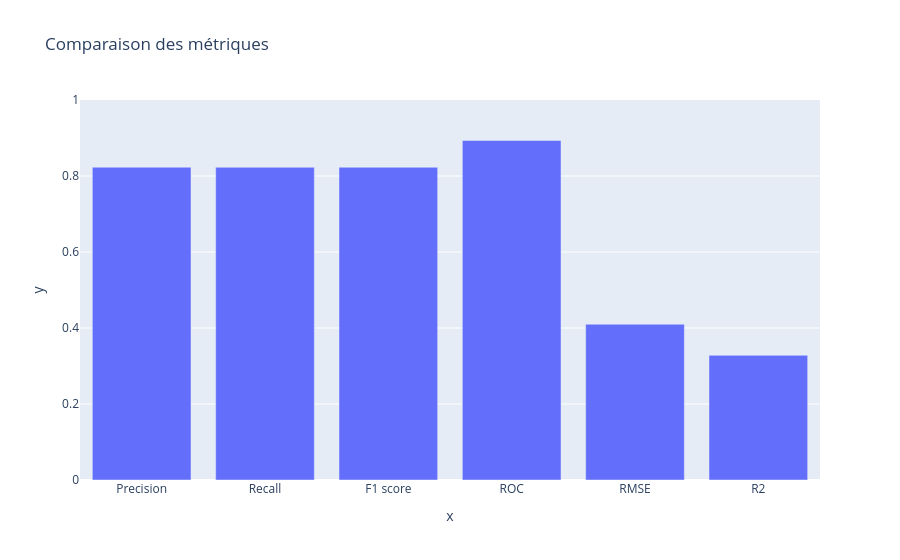

The notebook cell saved with this chart:
### Code cell
# comparaison des métriques
metrics = {
    "Precision": precision,
    "Recall": recall,
    "F1 score" : f1,
    "ROC" :  ROC,
    "RMSE": rmse,
    "R2" : r2
}
fig = px.bar(
    x=list(metrics.keys()),
    y=list(metrics.values()),
    range_y=[0, 1],
    title="Comparaison des métriques"
)
fig.show()

### Figure 1 — Plotly figure (JSON) as saved in the notebook; plotly's stock layout.template omitted (floating-point values rounded to 4 significant figures)
{"data": [{"hovertemplate": "x=%{x}<br>y=%{y}<extra></extra>", "legendgroup": "", "marker": {"color": "#636efa", "pattern": {"shape": ""}}, "name": "", "orientation": "v", "showlegend": false, "textposition": "auto", "type": "bar", "x": ["Precision", "Recall", "F1 score", "ROC", "RMSE", "R2"], "xaxis": "x", "y": [0.8232, 0.8229, 0.8231, 0.8934, 0.4098, 0.3281], "yaxis": "y"}], "layout": {"barmode": "relative", "legend": {"tracegroupgap": 0}, "title": {"text": "Comparaison des métriques"}, "xaxis": {"anchor": "y", "domain": [0, 1], "title": {"text": "x"}}, "yaxis": {"anchor": "x", "domain": [0, 1], "range": [0, 1], "title": {"text": "y"}}}}
